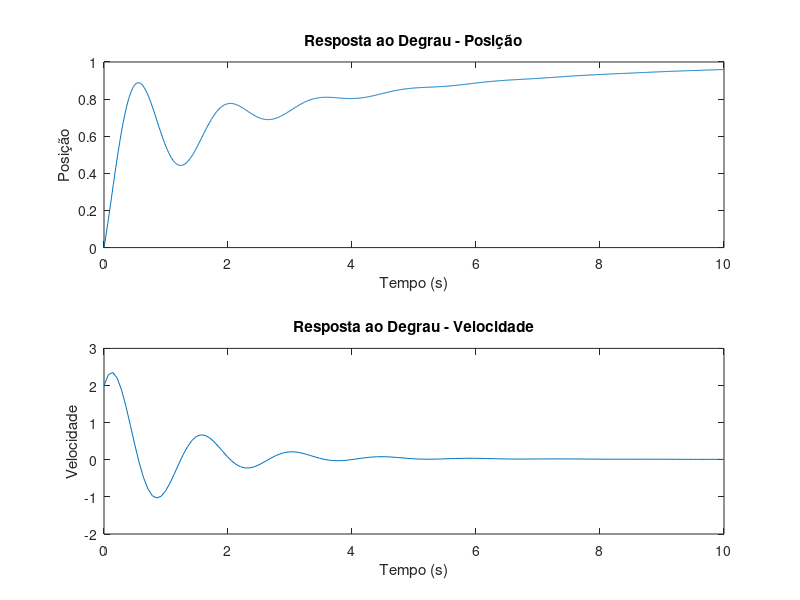

MATLAB code for this plot:
clc, close all, clear all, more off, pkg load control

% Parâmetros do sistema
m = 1;  % massa
c = 0.1;  % coeficiente de amortecimento
k = 10;  % constante da mola

% Função de transferência do sistema
s = tf('s');
G = 1 / (m * s^2 + c * s + k);

% Condições iniciais
posicao_inicial = 1;  % posição inicial
velocidade_inicial = 0;  % velocidade inicial

% Criar sistema em espaço de estados com condições iniciais
sys = ss(G);
x0 = [posicao_inicial; velocidade_inicial];
sys_with_ic = initial(sys, x0);

% Parâmetros do controlador PID
Kp = 10;
Ki = 5;
Kd = 2;

% Criar controlador PID
pid_controller = pid(Kp, Ki, Kd);

% Sistema em malha fechada com controle PID
sys_pid = feedback(pid_controller * G, 1);

% Resposta ao degrau
t = 0:0.01:10;
step_response = step(sys_pid, t);

% Gráficos
figure;

% Gráfico da posição
subplot(2,1,1);
plot(t, step_response);
title('Resposta ao Degrau - Posição');
xlabel('Tempo (s)');
ylabel('Posição');

% Gráfico da velocidade
subplot(2,1,2);
[v, t] = impulse(sys_pid, 10);
plot(t, v);
title('Resposta ao Degrau - Velocidade');
xlabel('Tempo (s)');
ylabel('Velocidade');

